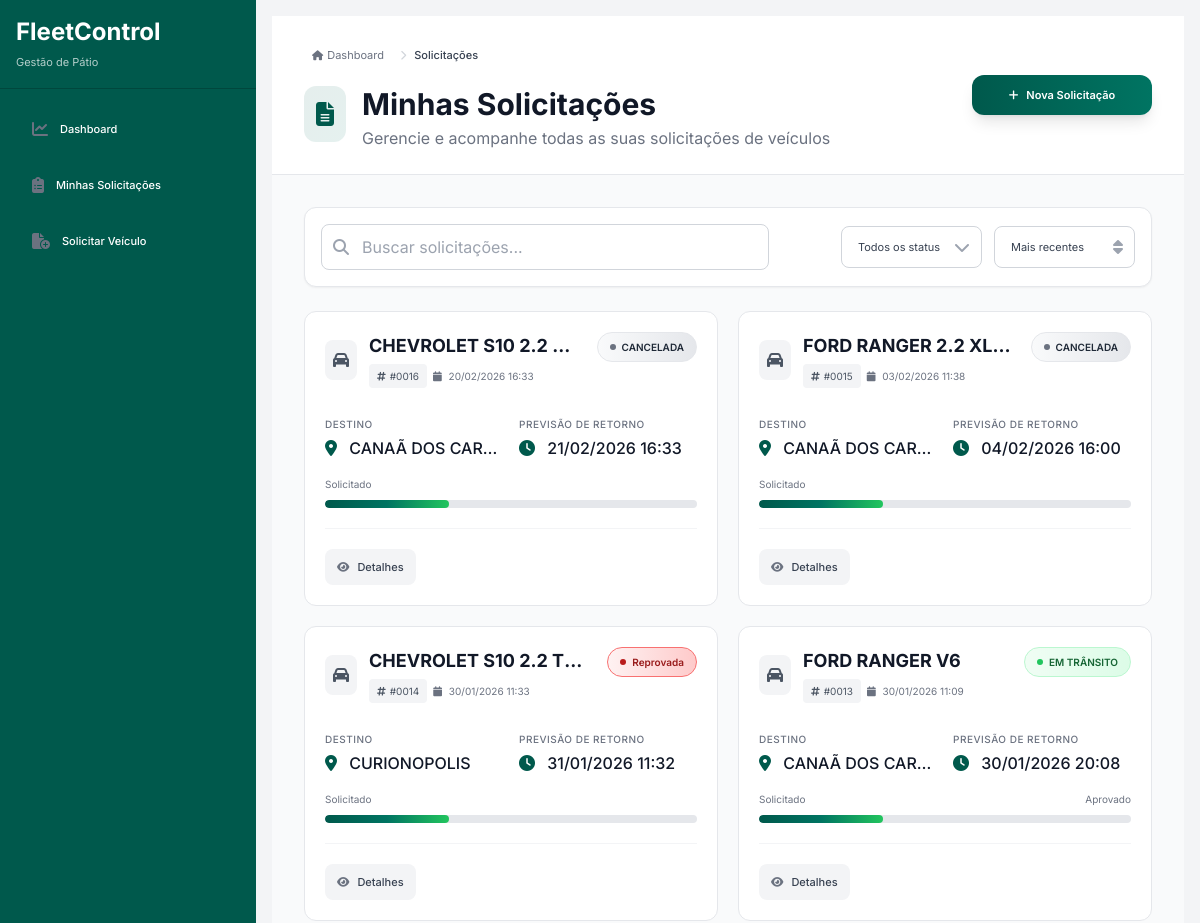
The page /solicitacoes/minhas/ (signed in, upper part) on the database as committed earlier.
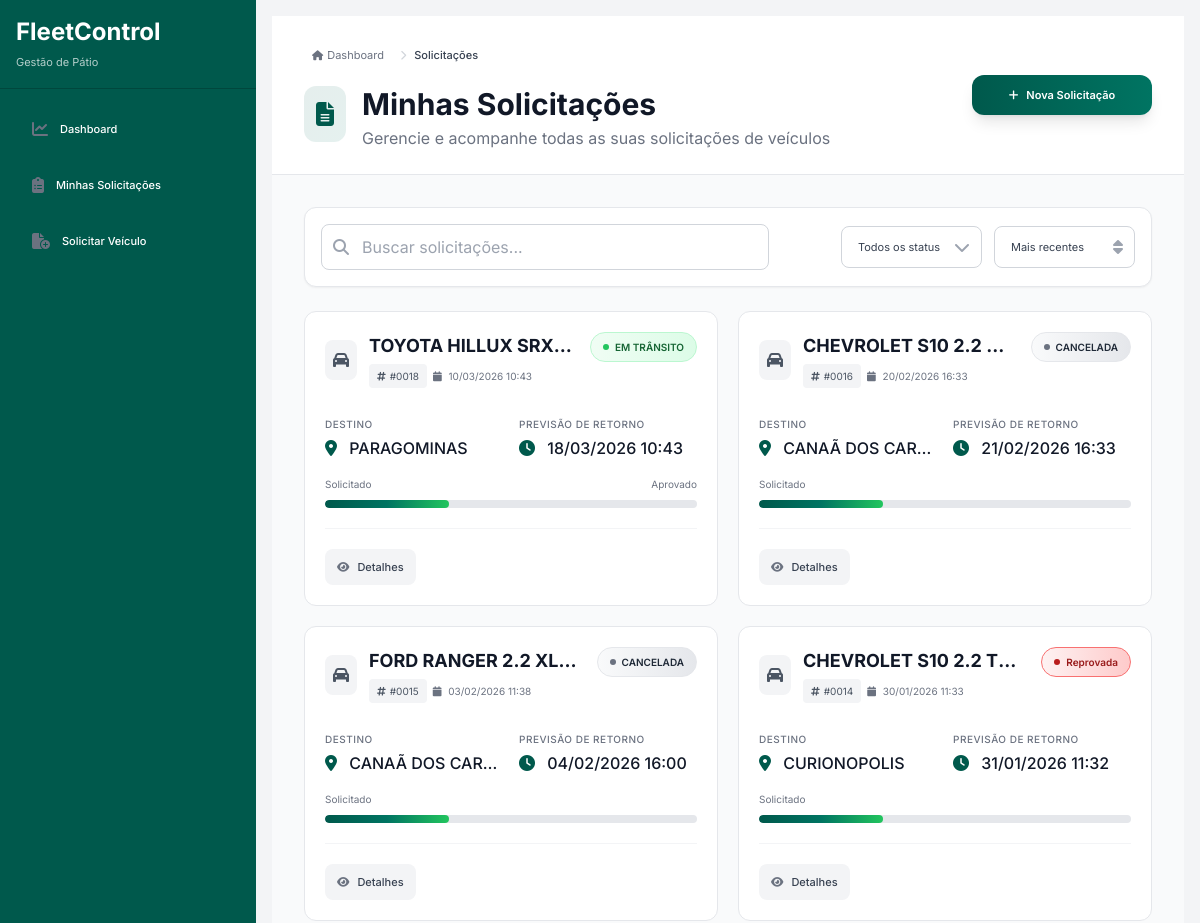
The same page on the database as committed later.
### solicitacoes/models.py (models this page shows, shortened)
class SolicitacaoVeiculo(models.Model):
    STATUS_CHOICES = [
        ("PENDENTE", "Pendente"),
        ("AGUARDANDO_CHECKLIST", "Aguardando Checklist"),
        ("AGUARDANDO_SAIDA_PORTARIA", "Aguardando Saída na Portaria"),
        ("EM_TRANSITO", "Em Trânsito"),
        ("REPROVADA", "Reprovada"),
        ("CANCELADA", "Cancelada"),
        ("AGUARDANDO_CHECKLIST_RETORNO", "Aguardando Checklist Retorno"),
        ("FINALIZADA", "Finalizada"),
    ]
    solicitante = models.ForeignKey(
        User,
        on_delete=models.SET_NULL,
        null=True,
        blank=True,
        related_name="solicitacoes_criadas"
    )
    solicitante_nome = models.CharField(
        max_length=120,
        null=True,
        blank=True
    )
    veiculo = models.ForeignKey(
        Veiculo,
        on_delete=models.CASCADE,
        related_name="solicitacoes"
    )
    motorista = models.ForeignKey(
        Motorista,
        on_delete=models.CASCADE,
        related_name="solicitacoes"
    )
    contrato = models.ForeignKey(
        Contrato,
        on_delete=models.SET_NULL,
        null=True,
        blank=True
    )
    id_contrato = models.IntegerField(null=True, blank=True)
    destino = models.CharField(max_length=255)
    justificativa = models.TextField(blank=True, null=True)
    previsao_retorno = models.DateTimeField()
    status = models.CharField(
        max_length=40,
        choices=STATUS_CHOICES,
        default='PENDENTE'
    )
    data_criacao = models.DateTimeField(auto_now_add=True)
    data_aprovacao = models.DateTimeField(null=True, blank=True)
    data_reprovacao = models.DateTimeField(null=True, blank=True)
    data_saida = models.DateTimeField(null=True, blank=True)
    data_retorno = models.DateTimeField(null=True, blank=True)
    motivo_cancelamento = models.TextField(null=True, blank=True)
    data_cancelamento = models.DateTimeField(null=True, blank=True)
    cancelado_por = models.ForeignKey(
        User,
        on_delete=models.SET_NULL,
        null=True,
        blank=True,
        related_name="solicitacoes_canceladas"
    )
    cancelado_por_nome = models.CharField(
        max_length=120,
        null=True,
        blank=True
    )
    ORIGEM_CHOICES = (
        ("SISTEMA", "Gerada pelo sistema"),
        ("MANUAL", "Criada manualmente"),
    )
    origem = models.CharField(
        max_length=20,
        choices=ORIGEM_CHOICES,
        default="SISTEMA",
        db_index=True
    )
    gestor_responsavel = models.ForeignKey(
        User,
        on_delete=models.SET_NULL,
        null=True,
        blank=True,
        related_name="solicitacoes_aprovadas"
    )
    gestor_responsavel_nome = models.CharField(
        max_length=120,
        null=True,
        blank=True
    )
    observacao_aprovacao = models.TextField(
    null=True,
    blank=True,
    help_text="Observações do gestor ao aprovar a solicitação"
    )
    gestor_reprovador = models.ForeignKey(
        User,
        on_delete=models.SET_NULL,
        null=True,
        blank=True,
        related_name="solicitacoes_reprovadas"
    )
    gestor_reprovador_nome = models.CharField(
        max_length=120,
        null=True,
        blank=True
    )
    motivo_reprovacao = models.TextField(
    null=True,
    blank=True,
    help_text="Motivo informado pelo gestor ao reprovar a solicitação"
    )

### veiculos/models.py (models this page shows, shortened)
class Veiculo(models.Model):
    TIPO_VEICULO_CHOICES = [
        ("Carro", "Carro"),
        ("Moto", "Moto"),
        ("Utilitario", "Utilitário"),
        ("Caminhao", "Caminhão"),
    ]
    COMBUSTIVEL_CHOICES = [
        ("Gasolina", "Gasolina"),
        ("Etanol", "Etanol"),
        ("Diesel", "Diesel"),
        ("Flex", "Flex"),
        ("GNV", "GNV"),
        ("Elétrico", "Elétrico"),
        ("Híbrido", "Híbrido"),
    ]
    CATEGORIA_CHOICES = [
        ("Leve", "Leve"),
        ("Pesado", "Pesado"),
        ("Passageiro", "Passageiro"),
        ("Carga", "Carga"),
        ("Onibus", "Ônibus"),
    ]
    TIPO_PROPRIEDADE_CHOICES = [
        ("Proprio", "Próprio"),
        ("Locado", "Locado"),
    ]
    STATUS_CHOICES = [
        ("Disponivel", "Disponível"),
        ("EmTransito", "Em Trânsito"),
        ("Manutencao", "Manutenção"),
        ("Reservado", "Reservado"),
    ]
    CIDADE_CHOICES = [
        ("Curitiba", "Curitiba"),
        ("São Paulo", "São Paulo"),
        ("Rio de Janeiro", "Rio de Janeiro"),
        ("Outros", "Outros"),
    ]
    placa = models.CharField(max_length=10, unique=True)
    renavam = models.CharField(max_length=20, blank=True, null=True)
    marca = models.CharField(max_length=100)
    modelo = models.CharField(max_length=100)
    ano = models.IntegerField()
    cor = models.CharField(max_length=50, blank=True)
    contrato = models.ForeignKey(Contrato, on_delete=models.SET_NULL, null=True, blank=True)
    tag_interna = models.CharField(max_length=50, blank=True, null=True)
    tag_cliente = models.CharField(max_length=50, blank=True, null=True)
    tipo = models.CharField(max_length=20, choices=TIPO_VEICULO_CHOICES)
    categoria = models.CharField(max_length=20, choices=CATEGORIA_CHOICES)
    combustivel = models.CharField(max_length=20, choices=COMBUSTIVEL_CHOICES)
    km_atual = models.PositiveIntegerField(default=0)
    km_anterior = models.PositiveIntegerField(default=0)
    tipo_propriedade = models.CharField(
        max_length=20, choices=TIPO_PROPRIEDADE_CHOICES, default="Proprio"
    )
    status = models.CharField(
        max_length=40, choices=STATUS_CHOICES, default="Disponivel"
    )
    ipva_vencimento = models.DateField(blank=True, null=True)
    licenciamento_vencimento = models.DateField(blank=True, null=True)
    seguro = models.BooleanField(default=False)
    seguro_validade = models.DateField(blank=True, null=True)
    apolice_numero = models.CharField(max_length=50, blank=True, null=True)
    observacoes = models.TextField(blank=True, null=True)
    ativo = models.BooleanField(default=True)

### solicitacoes/views.py (the view)
# urls.py: path("solicitacoes/minhas/", solicitacoes_views.minhas_solicitacoes, name="minhas_solicitacoes"),
@login_required
def minhas_solicitacoes(request):
    perfil = request.user.perfilusuario
    if perfil.nivel not in ["basico", "gestor", "adm"]:
        messages.error(request, "Acesso não autorizado.")
        return redirect("dashboard_solicitante")
    if perfil.nivel == "basico":
        solicitacoes = SolicitacaoVeiculo.objects.filter(
            solicitante=request.user
        ).order_by("-data_criacao")
    elif perfil.nivel == "gestor":
        solicitacoes = SolicitacaoVeiculo.objects.filter(
            contrato=perfil.contrato
        ).order_by("-data_criacao")
    else:
        solicitacoes = SolicitacaoVeiculo.objects.all().order_by("-data_criacao")
    return render(request, "solicitacoes/minhas.html", {
        "solicitacoes": solicitacoes
    })

### solicitacoes/templates/solicitacoes/minhas.html (shortened to what the changed rows need)
{% extends "core/base.html" %}
{% block content %}
<div class="min-h-screen bg-gray-50 dark:bg-gray-900">
    <div class="bg-white dark:bg-gray-800 border-b border-gray-200 dark:border-gray-700">
        <div class="max-w-7xl mx-auto px-4 sm:px-6 lg:px-8 py-6">
            <div class="flex flex-col lg:flex-row lg:items-center justify-between gap-6">
                <div class="flex-1">
                    <div class="flex items-start gap-4">
                        <div>
                            <h1 class="text-2xl sm:text-3xl font-bold text-gray-900 dark:text-white">
                                Minhas Solicitações
                            </h1>
                        </div>
                    </div>
                </div>
            </div>
        </div>
    </div>
    <div class="max-w-7xl mx-auto px-4 sm:px-6 lg:px-8 py-6 sm:py-8">
        {% if solicitacoes %}
            <div class="grid grid-cols-1 lg:grid-cols-2 gap-5 stagger-animation">
                {% for s in solicitacoes %}
                <div class="bg-white dark:bg-gray-800 rounded-xl border border-gray-200 dark:border-gray-700
                            p-5 card-hover overflow-hidden relative group">
                    <div class="flex items-start justify-between gap-4 mb-5">
                        <div class="flex-1 min-w-0">
                            <div class="flex items-center gap-3 mb-2">
                                <div class="p-2 bg-gray-100 dark:bg-gray-700 rounded-lg">
                                    <i class="fa-solid fa-car text-gray-600 dark:text-gray-400"></i>
                                </div>
                                <div class="min-w-0">
                                    <h3 class="font-bold text-gray-900 dark:text-white text-lg truncate">
                                        {{ s.veiculo.marca }} {{ s.veiculo.modelo }}
                                    </h3>
                                    <div class="flex items-center gap-2 mt-1">
                                        <span class="inline-flex items-center px-2 py-1 bg-gray-100 dark:bg-gray-700
                                                   text-gray-600 dark:text-gray-400 text-xs rounded">
                                            <i class="fa-solid fa-hashtag text-xs mr-1"></i>
                                            #{{ s.id|stringformat:"04d" }}
                                        </span>
                                        <span class="text-xs text-gray-500 dark:text-gray-400">
                                            <i class="fa-solid fa-calendar mr-1"></i>
                                            {{ s.data_criacao|date:"d/m/Y H:i" }}
                                        </span>
                                    </div>
                                </div>
                            </div>
                        </div>
                        <div class="shrink-0">
                            {% if s.status == 'PENDENTE' %}
                            <span class="inline-flex items-center gap-1.5 px-3 py-1.5 rounded-full text-xs font-semibold
                                       bg-gradient-to-r from-yellow-50 to-yellow-100 dark:from-yellow-900/20 dark:to-yellow-900/30
                                       text-yellow-800 dark:text-yellow-300 border border-yellow-200 dark:border-yellow-800/50">
                                <span class="w-1.5 h-1.5 bg-yellow-500 rounded-full"></span>
                                {{ s.get_status_display.upper }}
                            </span>
                            {% elif s.status == 'EM_TRANSITO' %}
                            <span class="inline-flex items-center gap-1.5 px-3 py-1.5 rounded-full text-xs font-semibold
                                       bg-gradient-to-r from-green-50 to-green-100 dark:from-green-900/20 dark:to-green-900/30
                                       text-green-800 dark:text-green-300 border border-green-200 dark:border-green-800/50">
                                <span class="w-1.5 h-1.5 bg-green-500 rounded-full"></span>
                                {{ s.get_status_display.upper }}
                            </span>
                            {% elif s.status == 'REPROVADA' %}
                            <span class="inline-flex items-center gap-1.5 px-3 py-1.5 rounded-full text-xs font-semibold
                                       bg-gradient-to-r from-red-50 to-red-200 dark:from-red-900/20 dark:to-red-900/30
                                       text-red-800 dark:text-red-300 border border-red-400 dark:border-red-900/50">
                                <span class="w-1.5 h-1.5 bg-red-700 rounded-full"></span>
                                {{ s.get_status_display }}
                            </span>
                            {% elif s.status == 'CANCELADA' %}
                            <span class="inline-flex items-center gap-1.5 px-3 py-1.5 rounded-full text-xs font-semibold
                                       bg-gradient-to-r from-gray-50 to-gray-200 dark:from-gray-900/20 dark:to-gray-900/30
                                       text-gray-800 dark:text-gray-300 border border-gray-200 dark:border-red-800/50">
                                <span class="w-1.5 h-1.5 bg-gray-500 rounded-full"></span>
                                {{ s.get_status_display.upper }}
                            </span>
                            {% endif %}
                        </div>
                    </div>
                    <div class="space-y-4 mb-5">
                        <div class="grid grid-cols-1 md:grid-cols-2 gap-4">
                            <div class="space-y-1">
                                <p class="text-xs font-medium text-gray-500 dark:text-gray-400 uppercase tracking-wider">
                                    Destino
                                </p>
                                <p class="font-medium text-gray-900 dark:text-white truncate">
                                    <i class="fa-solid fa-location-dot text-[#00594C] dark:text-green-400 mr-2"></i>
                                    {{ s.destino }}
                                </p>
                            </div>
                            {% if s.previsao_retorno %}
                            <div class="space-y-1">
                                <p class="text-xs font-medium text-gray-500 dark:text-gray-400 uppercase tracking-wider">
                                    Previsão de Retorno
                                </p>
                                <p class="font-medium text-gray-900 dark:text-white">
                                    <i class="fa-solid fa-clock text-[#00594C] dark:text-green-400 mr-2"></i>
                                    {{ s.previsao_retorno|date:"d/m/Y H:i" }}
                                </p>
                            </div>
                            {% endif %}
                        </div>
                        <div class="space-y-2">
                            <div class="flex justify-between text-xs text-gray-500 dark:text-gray-400">
                                <span>Solicitado</span>
                                {% if s.data_aprovacao %}<span>Aprovado</span>{% endif %}
                            </div>
                            <div class="h-2 bg-gray-200 dark:bg-gray-700 rounded-full overflow-hidden">
                                <div class="h-full bg-gradient-to-r from-[#00594C] via-[#007462] to-green-500
                                            {% if s.status == 'FINALIZADA' %}w-full{% elif s.status == 'APROVADA' %}w-2/3{% else %}w-1/3{% endif %}
                                            transition-all duration-500 rounded-full"></div>
                            </div>
                        </div>
                    </div>
                    <div class="pt-5 border-t border-gray-100 dark:border-gray-700">
                        <div class="flex flex-wrap items-center justify-between gap-3">
                            <div class="flex flex-wrap gap-2">
                                <a href="{% url 'solicitacao_detalhe' s.id %}"
                                   class="inline-flex items-center gap-2 px-3 py-2 rounded-lg
                                          bg-gray-100 dark:bg-gray-700 hover:bg-gray-200 dark:hover:bg-gray-600
                                          text-gray-700 dark:text-gray-300 text-sm font-medium transition-all duration-200
                                          group/action">
                                    <i class="fa-solid fa-eye text-gray-500 group-hover/action:text-[#00594C]
                                             dark:group-hover/action:text-green-400 transition-colors"></i>
                                    <span>Detalhes</span>
                                </a>
                            </div>
                        </div>
                    </div>
                </div>
                {% endfor %}
            </div>
        {% endif %}
    </div>
</div>
{% endblock %}

Rows that differ between the two databases and show on the page:
no longer on this page (row unchanged): SolicitacaoVeiculo: veiculo.marca "FORD", veiculo.modelo "RANGER V6", id "0013", data_criacao "30/01/2026 11:09", status "EM TRÂNSITO", destino "CANAÃ DOS CAR…", previsao_retorno "30/01/2026 20:08", shows "Aprovado"
added SolicitacaoVeiculo: veiculo.marca "TOYOTA", veiculo.modelo "HILLUX SRX…", id "0018", data_criacao "10/03/2026 10:43", status "EM TRÂNSITO", destino "PARAGOMINAS", previsao_retorno "18/03/2026 10:43", shows "Aprovado"
